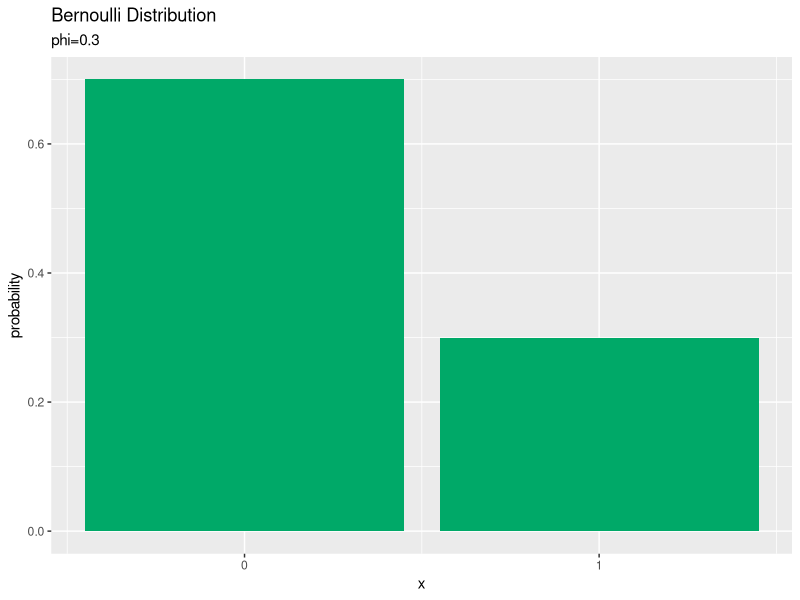
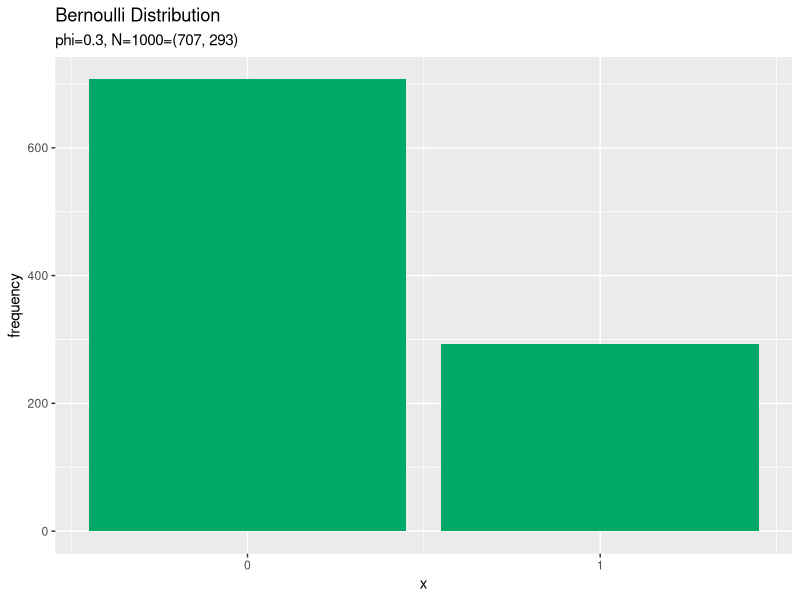
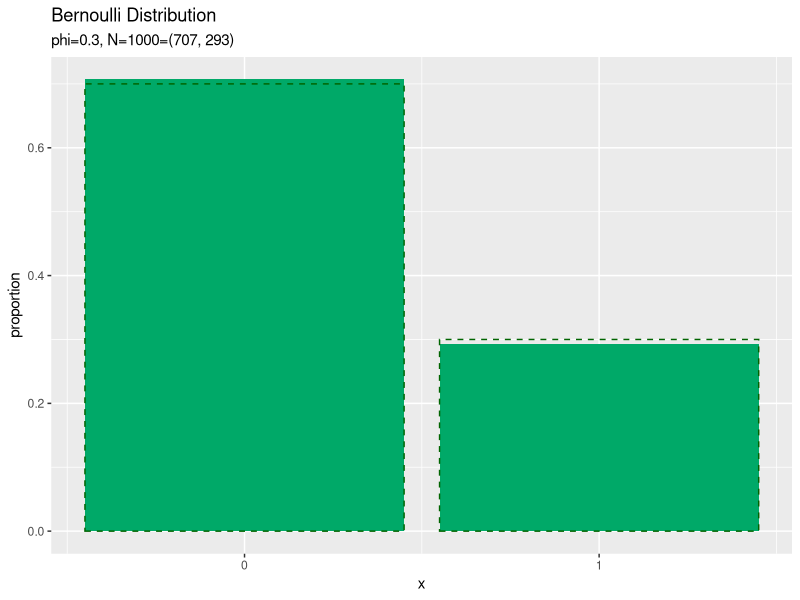

Write R code to recreate these figures, in order.
## ---- chunk 1
knitr::opts_chunk$set(
  echo = TRUE, 
  message = FALSE, error = FALSE, warning = FALSE, # メッセージを非表示
  fig.align = "center", # 画像を中央揃え
  fig.width = 5, fig.height = 4, # 画像のサイズ
  dev = "cairo_pdf", dev.args = list(family = "ipaexg"), # {ggplot2}に日本語を組み込む場合の対処
  class.source = "numberLines lineAnchors", # ソースを番号付けする
  class.output = "numberLines lineAnchors chunkout" # 出力を番号付けする
)
## ---- chunk 2
# レンダリング日時
Sys.time()
## ---- chunk 3
# 利用するパッケージ
library(tidyverse)
library(gganimate)
## ---- chunk 4
# パラメータを指定
phi <- 0.3

# 確率変数の値を指定
x <- 0
## ---- chunk 5
# 定義式により確率を計算
prob <- phi^x * (1 - phi)^(1 - x)
prob
## ---- chunk 6
# 対数をとった定義式により確率を計算
ln_prob <- x * log(phi) + (1 - x) * log(1 - phi)
prob <- exp(ln_prob)
prob; ln_prob
## ---- chunk 7
# 二項分布の関数により確率を計算
prob <- dbinom(x = x, size = 1, prob = phi)
prob
## ---- chunk 8
# 二項分布の対数をとった関数により確率を計算
ln_prob <- dbinom(x = x, size = 1, prob = phi, log = TRUE)
prob <- exp(ln_prob)
prob; ln_prob
## ---- chunk 9
# ベクトルに変換
phi_v <- c(1 - phi, phi)
x_v <- c(1 - x, x)
phi_v; x_v
## ---- chunk 10
# 多項分布の関数により確率を計算
prob <- dmultinom(x = x_v, size = 1, prob = phi_v)
prob
## ---- chunk 11
# 多項分布の対数をとった関数により確率を計算
ln_prob <- dmultinom(x = x_v, size = 1, prob = phi_v, log = TRUE)
prob <- exp(ln_prob)
prob; ln_prob
## ---- chunk 12
# インデックスにより確率を抽出
prob <- phi_v[x+1]
prob
## ---- chunk 13
# 平均を計算
E_x <- phi
E_x
## ---- chunk 14
# 分散を計算
V_x <- phi * (1 - phi)
V_x
## ---- chunk 15
# パラメータを指定
phi <- 0.3

# ベルヌーイ分布の情報を格納
prob_df <- tidyr::tibble(
  x = 0:1, # 確率変数
  probability = c(1 - phi, phi) # 確率
)
prob_df
## ---- chunk 16
# ベルヌーイ分布を作図
ggplot(data = prob_df, mapping = aes(x = x, y = probability)) + # データ
  geom_bar(stat = "identity", position = "dodge", fill = "#00A968") + # 分布
#  geom_vline(xintercept = E_x, color = "orange", size = 1, linetype = "dashed") + # 平均
#  geom_vline(xintercept = E_x - sqrt(V_x), color = "orange", size = 1, linetype = "dotted") + # 平均 - 標準偏差
#  geom_vline(xintercept = E_x + sqrt(V_x), color = "orange", size = 1, linetype = "dotted") + # 平均 + 標準偏差
  scale_x_continuous(breaks = 0:1, labels = 0:1) + # x軸目盛
  labs(title = "Bernoulli Distribution", 
       subtitle = paste0("phi=", phi)) # ラベル
## ---- chunk 17
# 作図用のphiの値を作成
phi_vals <- seq(from = 0, to = 1, by = 0.01)

# phiの値ごとに分布を計算
anime_prob_df <- tidyr::tibble()
for(phi in phi_vals) {
  # ベルヌーイ分布の情報を格納
  tmp_prob_df <- tidyr::tibble(
    x = 0:1, # 確率変数
    probability = c(1 - phi, phi), # 確率
    parameter = paste0("phi=", phi) %>% 
      as.factor() # フレーム切替用のラベル
  )
  
  # 結果を結合
  anime_prob_df <- rbind(anime_prob_df, tmp_prob_df)
}
head(anime_prob_df)
## ---- chunk 18
# パラメータを指定
phi <- 0.3

# データ数を指定
N <- 1000

# ベルヌーイ分布に従う乱数を生成
x_n <- rbinom(n = N, size = 1, prob = phi)
x_n[1:5]
## ---- chunk 19
# 乱数を集計して格納
freq_df <- tidyr::tibble(
  x = 0:1, # 確率変数
  frequency = c(sum(x_n == 0), sum(x_n == 1)), # 度数
  proportion = frequency / N # 構成比
)
freq_df
## ---- chunk 20
# サンプルのヒストグラムを作成
ggplot(data = freq_df, mapping = aes(x = x, y = frequency)) + # データ
  geom_bar(stat = "identity", position = "dodge", fill = "#00A968") + # ヒストグラム
  scale_x_continuous(breaks = 0:1, labels = 0:1) + # x軸目盛
  labs(title = "Bernoulli Distribution", 
       subtitle = paste0("phi=", phi, ", N=", N, "=(", sum(x_n == 0), ", ", sum(x_n == 1), ")")) # ラベル
## ---- chunk 21
# サンプルの構成比を作図
ggplot() + 
  geom_bar(data = freq_df, mapping = aes(x = x, y = proportion), 
           stat = "identity", position = "dodge", fill = "#00A968") + # 構成比
  geom_bar(data = prob_df, mapping = aes(x = x, y = probability), 
           stat = "identity", position = "dodge", alpha = 0, color = "darkgreen", linetype = "dashed") + # 真の分布
  scale_x_continuous(breaks = 0:1, labels = 0:1) + # x軸目盛
  labs(title = "Bernoulli Distribution", 
       subtitle = paste0("phi=", phi, ", N=", N, "=(", sum(x_n == 0), ", ", sum(x_n == 1), ")")) # ラベル
